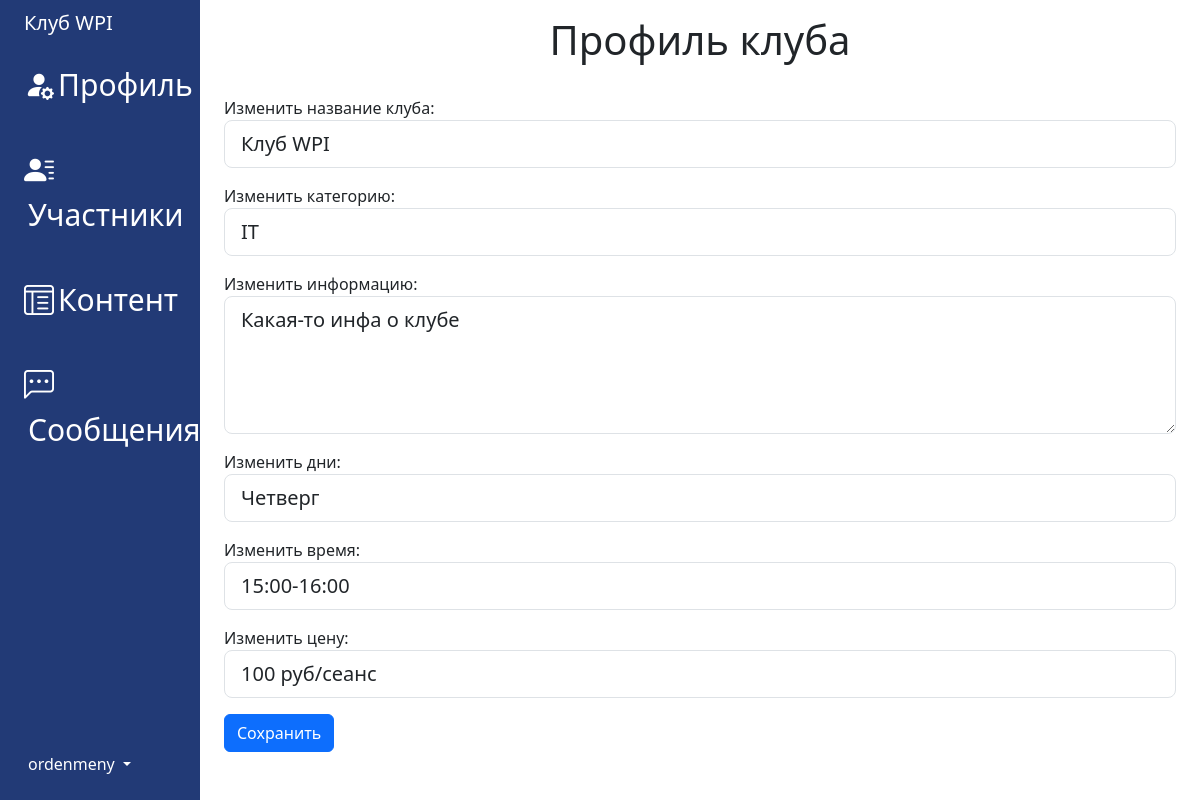
/dashboard/it/profile/ (signed in), run on an earlier commit of the app's database.
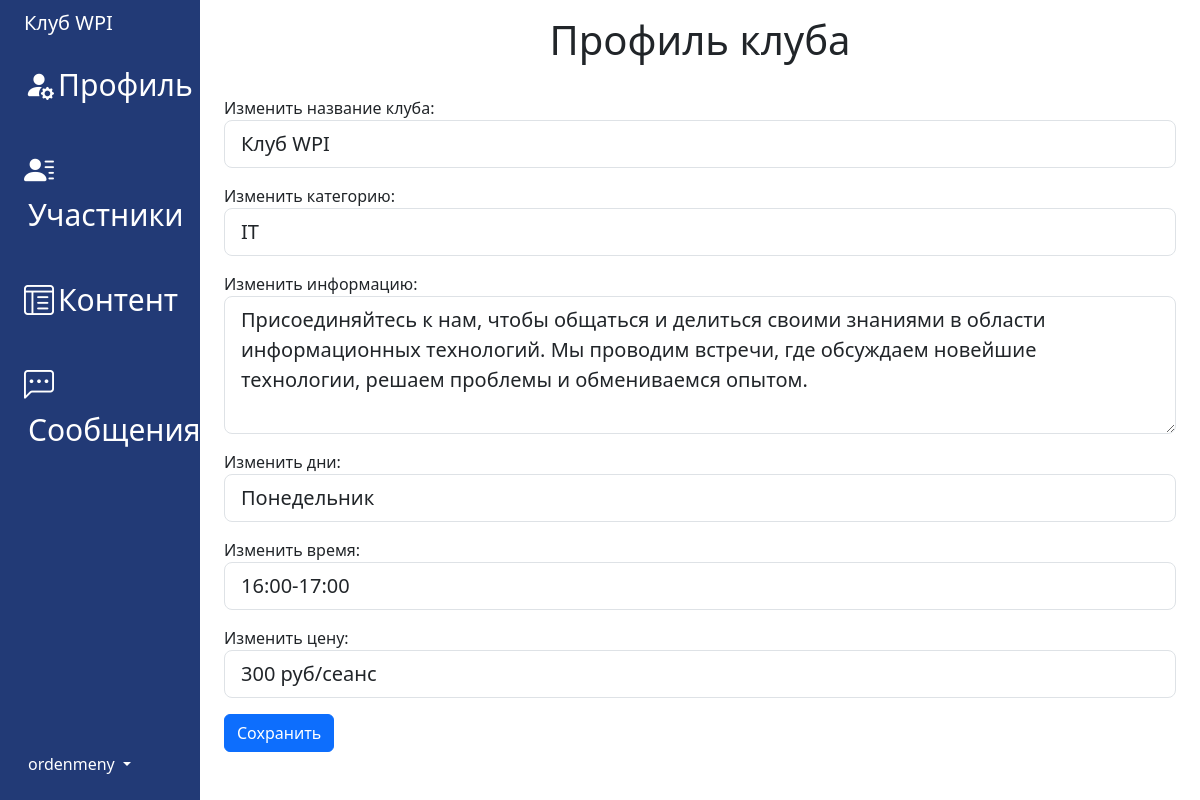
And on a later commit of the database.
### clubs_app/models.py (models this page shows, shortened)
class ClubModel(models.Model):
    manager = models.ForeignKey(
        settings.AUTH_USER_MODEL,
        on_delete=models.CASCADE, null=True, related_name='user_system')
    title_club = models.CharField(max_length=128, null=False, blank=False)
    cat_club = models.ForeignKey('CatClubModel', on_delete=models.CASCADE)
    info_club = models.TextField()
    days_event = models.CharField(max_length=100, null=True, blank=True)
    time_event = models.CharField(max_length=100, null=True, blank=True)
    price_club = models.CharField(max_length=256, null=True, blank=True)
    member = models.ManyToManyField(settings.AUTH_USER_MODEL, related_name='member_field')
    slug_club = models.SlugField(max_length=255, unique=True, null=True)
    class Meta:
        verbose_name = 'Клубы'
        verbose_name_plural = 'Клубы'
        ordering = ['-id']

### dashboard_app/views.py (the view)
# urls.py: path('', index, name='home_page'),
@login_required
def index(request, slug_club):
    if check_user_club(request, slug_club):
        messages.success(request, 'Доступ закрыт')
        return check_user_club(request, slug_club)
    club = ClubModel.objects.get(slug_club=slug_club)
    initial_data = {
        'title_club': club.title_club,
        'cat_club': club.cat_club,
        'info_club': club.info_club,
        'days_event': club.days_event,
        'time_event': club.time_event,
        'price_club': club.price_club,
    }
    if request.method == 'POST':
        form_change_club_data = ChangeClubData(request.POST, initial=initial_data)
        if form_change_club_data.is_valid():
            club.title_club = form_change_club_data.instance.title_club
            club.cat_club = form_change_club_data.instance.cat_club
            club.info_club = form_change_club_data.instance.info_club
            club.days_event = form_change_club_data.instance.days_event
            club.time_event = form_change_club_data.instance.time_event
            club.price_club = form_change_club_data.instance.price_club
            club.save()
            return redirect('dashboard_app:profile', slug_club=slug_club)
    else:
        form_change_club_data = ChangeClubData(initial=initial_data)
    context = {
        'form': form_change_club_data,
        'slug_club': slug_club,
        'club_name': club.title_club,
    }
    return render(request, template_name='dashboard_app/index.html', context=context)

### clubs_app/models.py (called while the page is built)
    def __str__(self):
        return self.cat

### dashboard_app/views.py (called while the page is built)
def check_user_club(request, slug_club):
    if not (request.user == ClubModel.objects.get(slug_club=slug_club).manager):
        return redirect('clubs_app:home_page')
    else:
        return False

### dashboard_app/templates/dashboard_app/index.html
{% extends 'dashboard_app/base.html' %}
{% block title_body %}
    <h1 class="text-center">Профиль клуба</h1><br>
{% endblock title_body %}
{% block content %}
    <form method="post">{% csrf_token %}
        {{ form.as_p }}
        <button type="submit" class="btn btn-primary">Сохранить</button>
    </form>
{% endblock content %}

### dashboard_app/templates/dashboard_app/base.html (shortened to what this page needs)
<!doctype html>
<html lang="en" data-bs-theme="auto">
<head>
    {% load static %}
    <link href="https://cdn.jsdelivr.net/npm/bootstrap@5.3.0-alpha2/dist/css/bootstrap.min.css" rel="stylesheet"
>
    <link rel="stylesheet" href="{% static 'css/dashboard.css' %}">
    <link rel="stylesheet" href="https://cdn.jsdelivr.net/npm/bootstrap-icons@1.10.4/font/bootstrap-icons.css">
    <link rel="stylesheet" href="{% static 'ckeditor/ckeditor.css' %}">
</head>
<body>
<div class="container-fluid">
    <div class="row flex-nowrap" style="min-width: 500px">
        <div class="col-auto col-md-3 col-xl-2 px-sm-2 px-0" style="background: #223A76 !important;">
            <div class="d-flex flex-column align-items-center align-items-sm-start px-3 pt-2 text-white min-vh-100">
                <a href="/" class="d-flex align-items-center pb-3 mb-md-0 me-md-auto text-white text-decoration-none">
                    <span class="fs-5 d-none d-sm-inline elements-menu" style="display: block">{{ club_name }}</span>
                </a>
                <ul class="nav nav-pills flex-column mb-sm-auto mb-0 align-items-center align-items-sm-start" id="menu">
                    <li class="nav-item">
                        <a href="{% url 'dashboard_app:profile' slug_club %}"
                           class="nav-link align-middle px-0 elements-menu">
                            <i class="bi bi-person-fill-gear"></i><span class="ms-1 d-none d-sm-inline">Профиль</span>
                        </a>
                    </li>
                    <br>
                    <li class="nav-item">
                        <a href="{% url 'dashboard_app:members' slug_club %}"
                           class="nav-link align-middle px-0 elements-menu">
                            <i class="bi bi-person-lines-fill"></i><span
                                class="ms-1 d-none d-sm-inline">Участники</span>
                        </a>
                    </li>
                    <br>
                    <li class="nav-item">
                        <a href="{% url 'dashboard_app:add_article' slug_club %}"
                           class="nav-link align-middle px-0 elements-menu">
                            <i class="bi bi-layout-text-window-reverse"></i><span class="ms-1 d-none d-sm-inline">Контент</span>
                        </a>
                    </li>
                    <br>
                    <li class="nav-item">
                        <a href="{% url 'dashboard_app:message' slug_club %}" class="nav-link align-middle px-0 elements-menu">
                            <i class="bi bi-chat-left-dots"></i><span class="ms-1 d-none d-sm-inline">Сообщения</span>
                        </a>
                    </li>
                    <br>
                </ul>
                <div class="dropdown pb-4">
                    <a href="#" class="d-flex align-items-center text-white text-decoration-none dropdown-toggle"
                       id="dropdownUser1" data-bs-toggle="dropdown" aria-expanded="false">
                        <span class="d-none d-sm-inline mx-1">{{ request.user }}</span>
                    </a>
                </div>
            </div>
        </div>
        <div class="col py-3">
            {% block title_body %}
            {% endblock %}
            <div class="container">
                {% block content %}
                {% endblock %}
            </div>
        </div>
    </div>
</div>
</body>
</html>

What changed in the data, as far as the page shows it:
changed ClubModel "Клуб WPI": info_club "Какая-то инфа о клубе" → "Присоединяйтесь к нам, чтобы общаться и делиться своими знаниями в области информационных технологий. Мы проводим встречи, где обсуждаем новейшие технологии, решаем проблемы и обмениваемся опытом."; days_event "Четверг" → "Понедельник"; time_event "15:00-16:00" → "16:00-17:00"; price_club "100 руб/сеанс" → "300 руб/сеанс"
